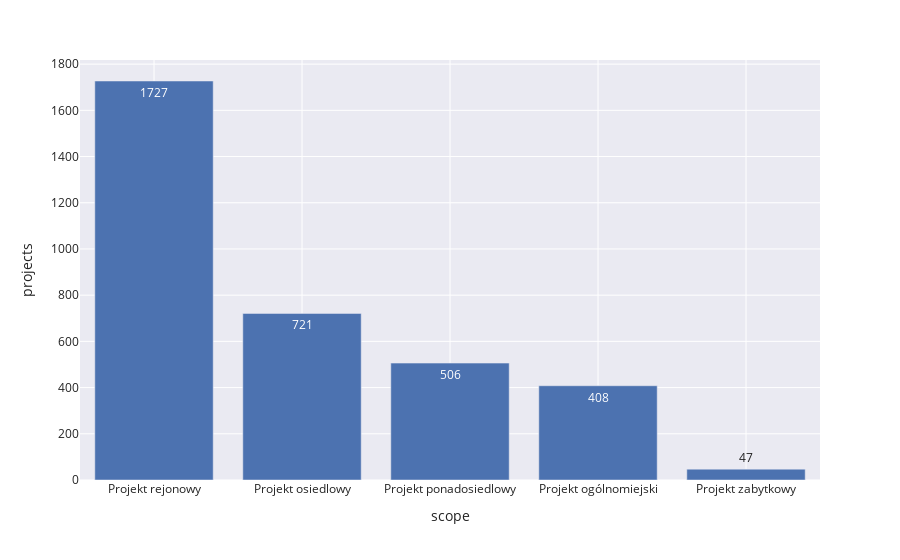

The notebook cell this image was saved under:
### Code cell
fig = px.bar(scope, x='scope', y='projects', text_auto='.', template="seaborn")
fig.show()

### Figure 1 — Plotly figure (JSON) as saved in the notebook; plotly's stock layout.template omitted (floating-point values rounded to 4 significant figures)
{"data": [{"alignmentgroup": "True", "hovertemplate": "scope=%{x}<br>projects=%{y}<extra></extra>", "legendgroup": "", "marker": {"color": "rgb(76,114,176)", "pattern": {"shape": ""}}, "name": "", "offsetgroup": "", "orientation": "v", "showlegend": false, "textposition": "auto", "texttemplate": "%{y:.}", "type": "bar", "x": ["Projekt rejonowy", "Projekt osiedlowy", "Projekt ponadosiedlowy", "Projekt ogólnomiejski", "Projekt zabytkowy"], "xaxis": "x", "y": [1727, 721, 506, 408, 47], "yaxis": "y"}], "layout": {"barmode": "relative", "legend": {"tracegroupgap": 0}, "margin": {"t": 60}, "xaxis": {"anchor": "y", "domain": [0, 1], "title": {"text": "scope"}}, "yaxis": {"anchor": "x", "domain": [0, 1], "title": {"text": "projects"}}}}
